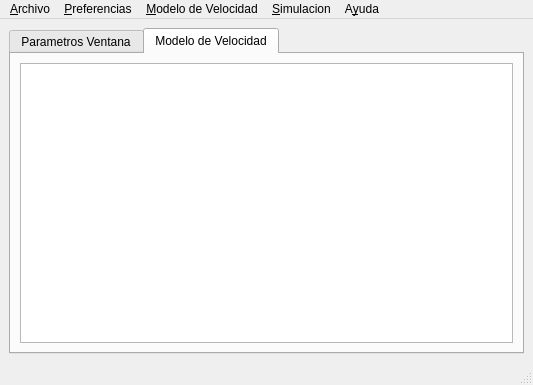
<ui version="4.0" >
 <class>MainWindow</class>
 <widget class="QMainWindow" name="MainWindow" >
  <property name="geometry" >
   <rect>
    <x>0</x>
    <y>0</y>
    <width>533</width>
    <height>385</height>
   </rect>
  </property>
  <property name="windowTitle" >
   <string>MainWindow</string>
  </property>
  <widget class="QWidget" name="centralwidget" >
   <layout class="QGridLayout" name="gridLayout_3" >
    <item row="0" column="0" >
     <widget class="QTabWidget" name="tabWidget" >
      <property name="currentIndex" >
       <number>1</number>
      </property>
      <widget class="QWidget" name="tab" >
       <attribute name="title" >
        <string>Parametros Ventana</string>
       </attribute>
       <layout class="QGridLayout" name="gridLayout_2" >
        <item row="0" column="0" >
         <widget class="QTextEdit" name="textEdit" >
          <property name="readOnly" >
           <bool>true</bool>
          </property>
          <property name="textInteractionFlags" >
           <set>Qt::TextSelectableByMouse</set>
          </property>
         </widget>
        </item>
       </layout>
      </widget>
      <widget class="QWidget" name="tab_2" >
       <attribute name="title" >
        <string>Modelo de Velocidad</string>
       </attribute>
       <layout class="QGridLayout" name="gridLayout" >
        <item row="0" column="0" >
         <widget class="QTextEdit" name="textEdit_2" >
          <property name="textInteractionFlags" >
           <set>Qt::TextSelectableByMouse</set>
          </property>
         </widget>
        </item>
       </layout>
      </widget>
     </widget>
    </item>
   </layout>
  </widget>
  <widget class="QMenuBar" name="menubar" >
   <property name="geometry" >
    <rect>
     <x>0</x>
     <y>0</y>
     <width>533</width>
     <height>22</height>
    </rect>
   </property>
   <widget class="QMenu" name="menuPreferences" >
    <property name="title" >
     <string>&amp;Preferencias</string>
    </property>
    <addaction name="actionSizeSettings" />
   </widget>
   <widget class="QMenu" name="menuFile" >
    <property name="title" >
     <string>&amp;Archivo</string>
    </property>
    <addaction name="actionNew" />
    <addaction name="actionOpen" />
    <addaction name="actionSave" />
    <addaction name="actionSaveAs" />
    <addaction name="actionExit" />
   </widget>
   <widget class="QMenu" name="menuVelocityModel" >
    <property name="title" >
     <string>&amp;Modelo de Velocidad</string>
    </property>
    <addaction name="actionLoadModel" />
    <addaction name="actionModelParams" />
    <addaction name="actionPreview" />
   </widget>
   <widget class="QMenu" name="menuHelp" >
    <property name="title" >
     <string>A&amp;yuda</string>
    </property>
    <addaction name="actionAbout" />
   </widget>
   <widget class="QMenu" name="menuSimulation" >
    <property name="title" >
     <string>&amp;Simulacion</string>
    </property>
    <addaction name="actionSimParams" />
    <addaction name="actionRun" />
    <addaction name="actionViewTraces" />
   </widget>
   <addaction name="menuFile" />
   <addaction name="menuPreferences" />
   <addaction name="menuVelocityModel" />
   <addaction name="menuSimulation" />
   <addaction name="menuHelp" />
  </widget>
  <widget class="QStatusBar" name="statusbar" />
  <action name="actionSizeSettings" >
   <property name="text" >
    <string>&amp;Tamaño de Ventanas</string>
   </property>
   <property name="shortcut" >
    <string>Ctrl+G</string>
   </property>
  </action>
  <action name="actionExit" >
   <property name="text" >
    <string>&amp;Salir</string>
   </property>
  </action>
  <action name="actionModelParams" >
   <property name="text" >
    <string>&amp;Parametros del Modelo</string>
   </property>
   <property name="shortcut" >
    <string>Ctrl+M</string>
   </property>
  </action>
  <action name="actionPreview" >
   <property name="text" >
    <string>&amp;Vista Previa</string>
   </property>
   <property name="shortcut" >
    <string>Ctrl+P</string>
   </property>
  </action>
  <action name="actionEditModel" >
   <property name="text" >
    <string>&amp;Editar Modelo</string>
   </property>
   <property name="shortcut" >
    <string>Ctrl+E</string>
   </property>
  </action>
  <action name="actionSimParams" >
   <property name="text" >
    <string>&amp;Parametros de Simulacion</string>
   </property>
   <property name="shortcut" >
    <string>Ctrl+I</string>
   </property>
  </action>
  <action name="actionRun" >
   <property name="text" >
    <string>&amp;Ver Simulacion</string>
   </property>
   <property name="shortcut" >
    <string>Ctrl+R</string>
   </property>
  </action>
  <action name="actionNew" >
   <property name="text" >
    <string>Nuevo</string>
   </property>
   <property name="shortcut" >
    <string>Ctrl+N</string>
   </property>
  </action>
  <action name="actionSaveAs" >
   <property name="text" >
    <string>G&amp;uardar como</string>
   </property>
  </action>
  <action name="actionSave" >
   <property name="text" >
    <string>Guardar</string>
   </property>
   <property name="shortcut" >
    <string>Ctrl+S</string>
   </property>
  </action>
  <action name="actionAbout" >
   <property name="text" >
    <string>&amp;Sobre Viper</string>
   </property>
  </action>
  <action name="actionOpen" >
   <property name="text" >
    <string>&amp;Abrir</string>
   </property>
   <property name="shortcut" >
    <string>Ctrl+A</string>
   </property>
  </action>
  <action name="actionCreateModel" >
   <property name="text" >
    <string>Crear Modelo</string>
   </property>
  </action>
  <action name="actionLoadModel" >
   <property name="text" >
    <string>Cargar Modelo</string>
   </property>
   <property name="shortcut" >
    <string>Ctrl+O</string>
   </property>
  </action>
  <action name="actionViewTraces" >
   <property name="text" >
    <string>Ver &amp;Registro</string>
   </property>
   <property name="shortcut" >
    <string>Ctrl+L</string>
   </property>
  </action>
 </widget>
 <resources/>
 <connections>
  <connection>
   <sender>actionExit</sender>
   <signal>triggered()</signal>
   <receiver>MainWindow</receiver>
   <slot>close()</slot>
   <hints>
    <hint type="sourcelabel" >
     <x>-1</x>
     <y>-1</y>
    </hint>
    <hint type="destinationlabel" >
     <x>168</x>
     <y>171</y>
    </hint>
   </hints>
  </connection>
 </connections>
</ui>
